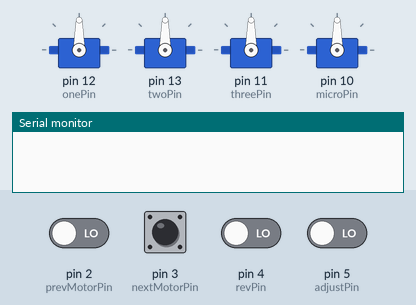
Simulated run of this sketch. Board: Arduino Uno, built with avr-gcc and run on an emulated ATmega328P. Parts: 4 × servo, the last lines printed to the serial monitor. The inputs (shaded band) are chosen by the test bench; at power-on: pin 2 (prevMotorPin), pin 3 (nextMotorPin), pin 4 (revPin), pin 5 (adjustPin) LOW.

Above: at 1.2 s.
1.3 s: pin 5 (adjustPin) driven HIGH
4.3 s: pin 2 (prevMotorPin) driven HIGH
At 4.39 s:
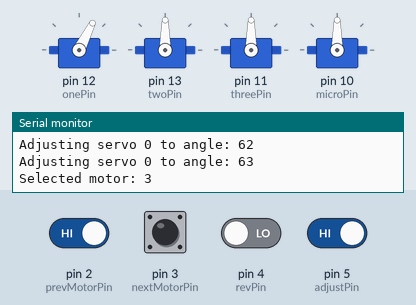
7.3 s: pin 3 (nextMotorPin) pulled HIGH for 0.15 s
At 7.56 s:
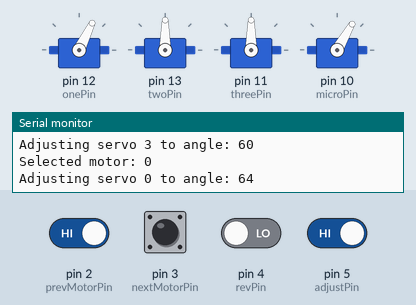
10.3 s: pin 4 (revPin) driven HIGH
13.3 s: pin 3 (nextMotorPin) pulled HIGH for 1 s
At 15.2 s:
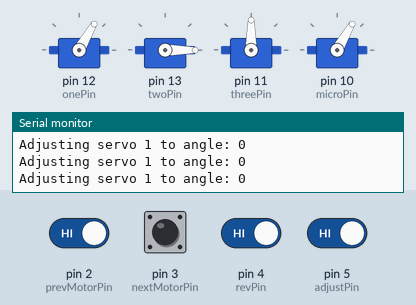
16.3 s: pin 3 (nextMotorPin) pulled HIGH for 0.15 s
At 18.2 s:
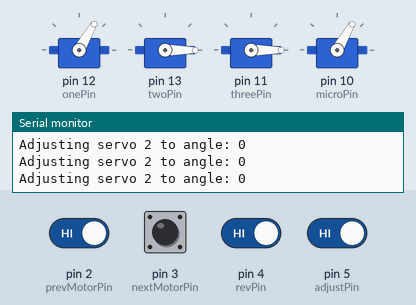
Timing chart, 0 to 19.7 s (numbered marks = the images above; inputs shaded):
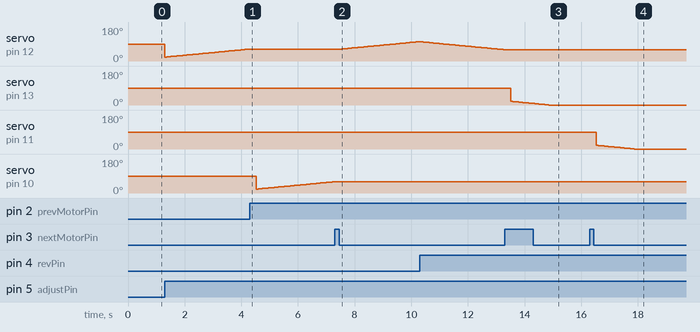

The sketch:

ArmSourceCode.ino
```cpp
#include <Servo.h>

// Servo control pins
int onePin = 12;
int twoPin = 13;
int threePin = 11;
int microPin = 10;

// Button input pins
int prevMotorPin = 2;
int nextMotorPin = 3;
int adjustPin = 5;
int revPin = 4;

// Servo objects
Servo servos[4];

// Servo positions
int servoPositions[4] = {20, 20, 20, 20};

// Selected motor index
int currentMotor = 0;

// Direction and debounce tracking
bool revMode = false;
bool prevRevState = LOW;
bool prevNextState = LOW;
bool prevPrevState = LOW;

void setup() {
  Serial.begin(9600);

  servos[0].attach(onePin);
  servos[1].attach(twoPin);
  servos[2].attach(threePin);
  servos[3].attach(microPin);

  pinMode(prevMotorPin, INPUT);
  pinMode(nextMotorPin, INPUT);
  pinMode(adjustPin, INPUT);
  pinMode(revPin, INPUT);
}

void loop() {
  // Read button states
  //servos[0]
  bool prevMotorPressed = digitalRead(prevMotorPin);
  bool nextMotorPressed = digitalRead(nextMotorPin);
  bool adjustPressed = digitalRead(adjustPin);
  bool revCurrent = digitalRead(revPin);

  // Reverse toggle
  if (revCurrent == HIGH && prevRevState == LOW) {
    Serial.println("Toggled reverse mode.");
    revMode = !revMode;
    delay(50);
  }
  prevRevState = revCurrent;

  // Previous motor
  if (prevMotorPressed == HIGH && prevPrevState == LOW) {
    currentMotor = (currentMotor - 1 + 4) % 4;
    Serial.print("Selected motor: ");
    Serial.println(currentMotor);
    delay(200); // Slightly longer debounce for selection
  }
  prevPrevState = prevMotorPressed;

  // Next motor
  if (nextMotorPressed == HIGH && prevNextState == LOW) {
    currentMotor = (currentMotor + 1) % 4;
    Serial.print("Selected motor: ");
    Serial.println(currentMotor);
    delay(200);
  }
  prevNextState = nextMotorPressed;

  // Adjust angle continuously while button is held
  if (adjustPressed == HIGH) {
    servoPositions[currentMotor] += revMode ? -1 : 1;
    servoPositions[currentMotor] = constrain(servoPositions[currentMotor], 0, 180);
    servos[currentMotor].write(servoPositions[currentMotor]);

    Serial.print("Adjusting servo ");
    Serial.print(currentMotor);
    Serial.print(" to angle: ");
    Serial.println(servoPositions[currentMotor]);

    delay(70); // Adjust this delay to control speed
  }
}
```

Measured:
- after the input at 4.3 s, servo on pin 12 (onePin): stays 63° (without the input it goes to 64° after 0.03 s)
- after the input at 7.3 s, servo on pin 12 (onePin): moves from 63° to 102° over 2.7 s, starting after 0.25 s; servo on pin 10 (microPin): stays 60° (without the input it goes to 61° after 0.05 s)
- after the input at 13.3 s, servo on pin 12 (onePin): stays 60° (without the input it goes to 59° after 0.01 s); servo on pin 13 (twoPin): moves from 90° to 0° over 1.3 s, starting after 0.21 s
- after the input at 16.3 s, servo on pin 11 (threePin): moves from 90° to 0° over 1.3 s, starting after 0.23 s
